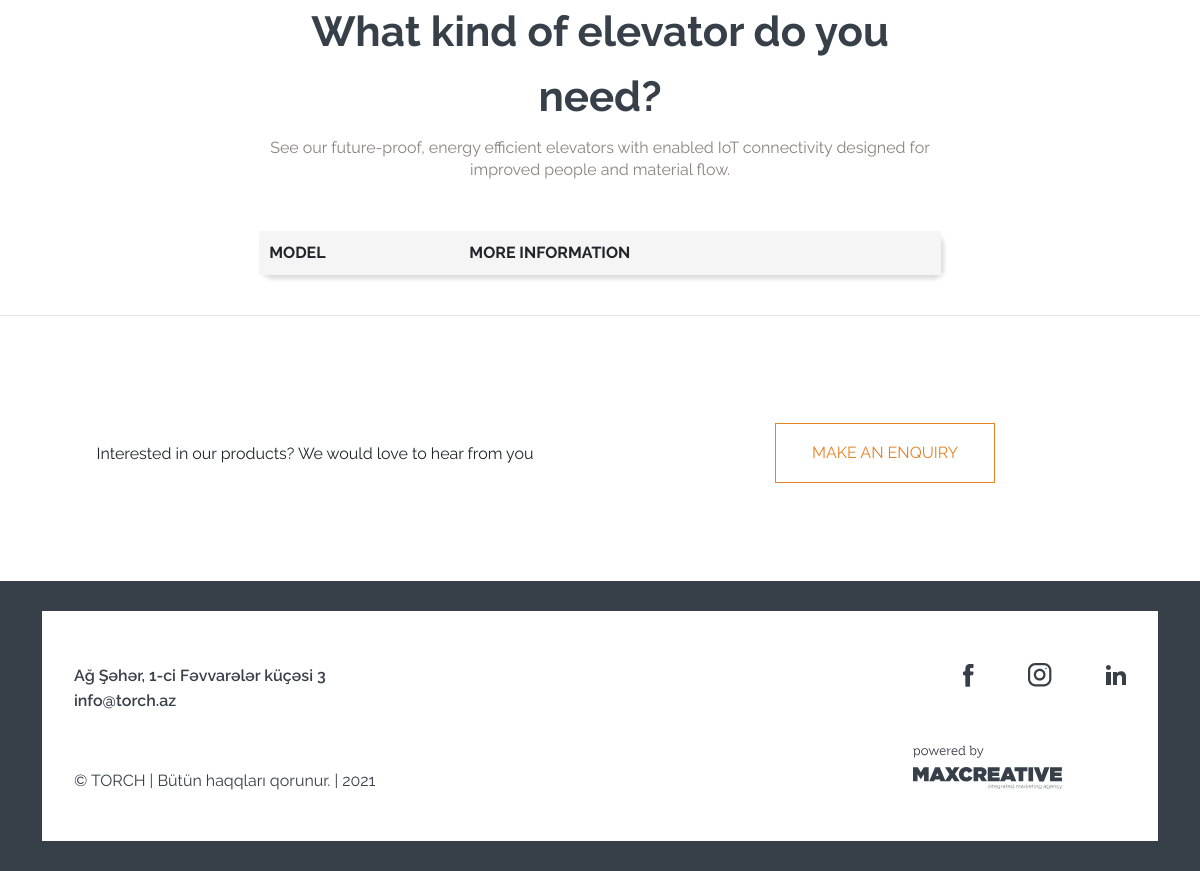
/product/1/ (lower part), run on an earlier commit of the app's database.
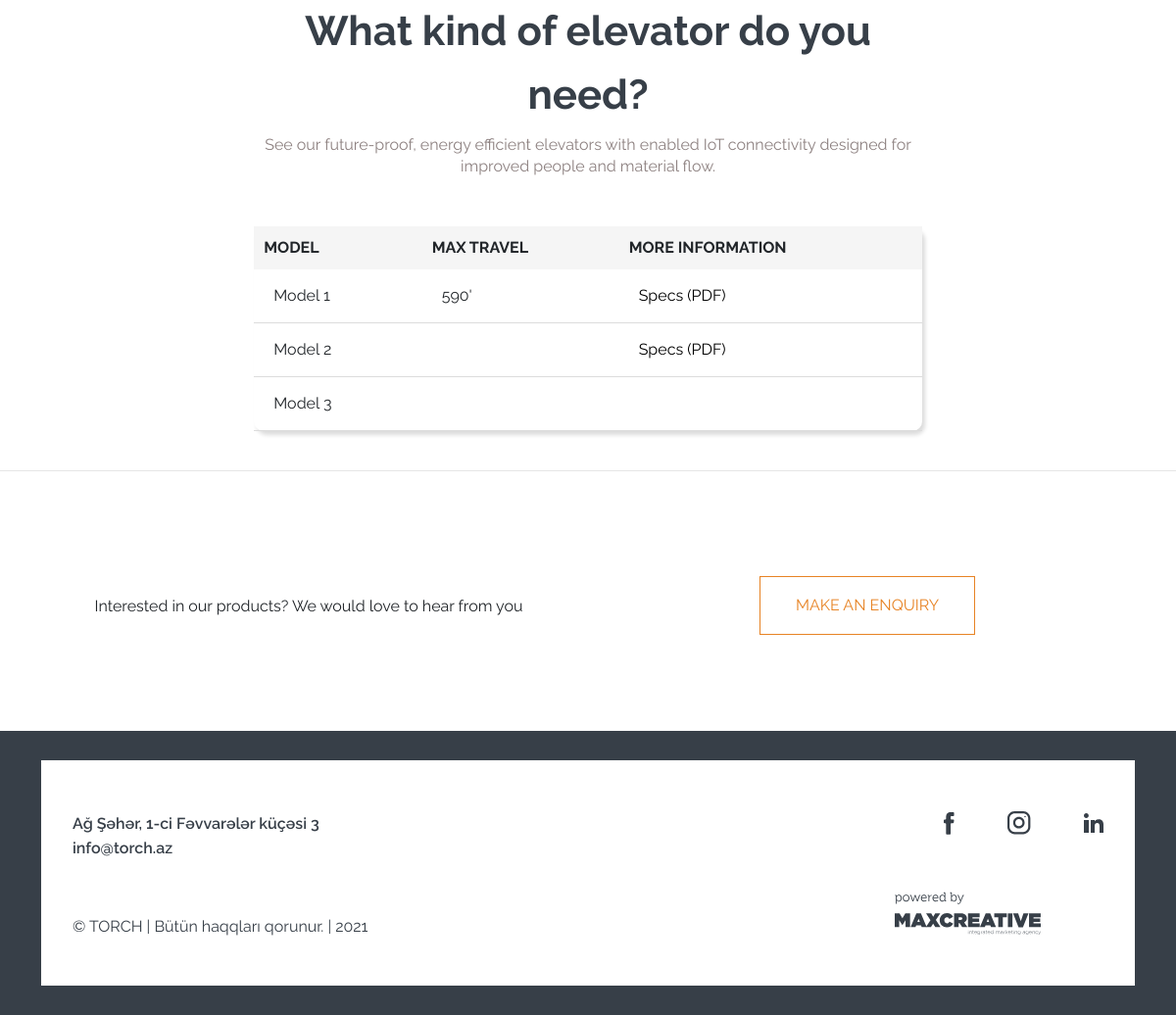
And on a later commit of the database.
### home/models.py (models this page shows, shortened)
class Social(models.Model):
    icon = models.FileField()
    icon_font_tag = models.CharField(max_length=255)
    url = models.CharField(max_length=255)
    name = models.CharField(max_length=255)
    class Meta:
        verbose_name = 'Sosial Media Linkləri'
        verbose_name_plural = verbose_name

### product/models.py (models this page shows, shortened)
class Attribute(models.Model):
    name = models.CharField(max_length=256)

class Model(models.Model):
    product = models.ForeignKey(Product, on_delete=models.CASCADE, related_name="models")
    name = models.CharField(max_length=256)
    file = models.FileField(null=True, blank=True)

class AttributeValue(models.Model):
    attribute = models.ForeignKey(Attribute, on_delete=models.CASCADE, related_name="values")
    model = models.ForeignKey(Model, on_delete=models.CASCADE, related_name="values")
    product = models.ForeignKey(Product, on_delete=models.CASCADE, related_name="values")
    value = models.CharField(max_length=256)

### product/views.py (the view)
# urls.py: path('product/<int:id>/', product_views.product, name="product"),
def product(request, id):
    product = Product.objects.get(pk=id)
    general = General.objects.all()[0]
    social = Social.objects.all()
    context = {
        'product': product,
        'general': general,
        'social': social,
    }
    return render(request, 'product.html', context)

### product/templatetags/product_tag.py (called while the page is built)
@register.simple_tag
def attributes(product):
    attribute_ids = AttributeValue.objects.filter(product=product).values_list('attribute_id', flat=True)
    print(attribute_ids)
    attributes = Attribute.objects.filter(id__in=attribute_ids)
    return attributes

@register.simple_tag
def attribute_values(product, model):
    attribute_ids = AttributeValue.objects.filter(product=product).values_list('attribute_id', flat=True)
    print(attribute_ids)
    attributes = Attribute.objects.filter(id__in=attribute_ids)
    values = []
    for a in attributes:
        v = AttributeValue.objects.filter(attribute=a, product=product, model=model).last()
        if v:
            values.append(v)
        else:
            values.append('')
    return values

### templates/product.html (shortened to what this page needs)
{% load static product_tag%}
<!DOCTYPE html>
<html lang="en">
<head>
    <link href="https://cdn.jsdelivr.net/npm/bootstrap@5.1.3/dist/css/bootstrap.min.css" rel="stylesheet">
    <link rel="stylesheet" href="https://cdnjs.cloudflare.com/ajax/libs/font-awesome/6.0.0-beta3/css/all.min.css">
    <link rel="stylesheet" href="{% static 'css/style.css'%}">
    <link rel="stylesheet" href="{% static 'css/responsive.css'%}">
    <link rel="stylesheet" href="{% static 'css/slide.css'%}">
</head>
<body>
    <section class="slider" id="gallery" style=" background-color: #fff; ">
                <div class="container-fluid">
                    <div class="row row-width">
                <div class="title">
                    <h1 style="font-weight: bold; font-size: 42px;text-align: center; line-height: 65px; color: #373F48;">What kind of elevator do you need?</h1>
                    <p style="font-weight: normal; font-size: 16px; line-height: 22px;text-align: center; color: #8D8180; ">See our future-proof, energy efficient elevators with enabled IoT connectivity designed for improved people and material flow. </p>
               <table style="margin-top:50px;width:100%;border-radius: 10px;box-shadow: 3px 4px 4px 0px #00000024;margin-bottom: 30px;">
  <tr style=" background-color: #F5F5F5; ">
    <th>MODEL</th>
      {% attributes product as atts %}
      {%for a in atts %}
    <th>{{a.name}}</th>
      {% endfor%}
    <th>MORE INFORMATION</th>
  </tr>
                   {% for m in product.models.all %}
  <tr style="    border-bottom: 1px solid gainsboro;">
    <td>{{m.name}}  </td>
       {% attribute_values product m as attsv %}
      {%for v in attsv %}
      <td>{{v.value}}</td>
      {% endfor %}
    <td>{% if m.file %}
        <a style=" color: black; " href="{{m.file.url}}" target="_blank"> Specs (PDF)</a>
    {% endif%}</td>
  </tr>
                   {% endfor %}
</table>
                </div>
                </div>
                  </div>
    </section>
    <div class="container">
        <div class="row" style=" padding: 90px 0 90px 0; ">
            <div class="col-6"style=" text-align: center; "><div style="padding-top: 27px;">Interested in our products? We would love to hear from you</div></div>
            <div class="col-6"style=" text-align: center; "><button class="slide" style=" border-color: #E78324; border-width: 1px; border-style: solid;  padding: 21px 36px 21px 36px; ">MAKE AN ENQUIRY</button> </div>
        </div>
    </div>
    <footer>
        <div class="footer-width">
            <div class="container">
                <div class="footer-content">
                    <div class="footer-address">
                        <div class="address">
                            <p>{{general.address}}</p>
                            <p>{{general.email}}</p>
                        </div>
                        <div class="copyright">
                            {{general.copyright}}
                        </div>
                    </div>
                    <div class="footer-socials">
                        <div class="socials">
                           {%for s in social%}
                            <a href="{{s.url}}" target="_blank"><img src="{{s.icon.url}}" alt=""></a>
                            {% endfor %}
                        </div>
                        <div class="powered-by">
                            <a href="{{general.powered_by_url}}" target="_blank">
                            <img src="{{general.powered_by_logo.url}}" alt=""></a>
                        </div>
                    </div>
                </div>
            </div>
        </div>
    </footer>
</body>
</html>

What changed in the data, as far as the page shows it:
added Attribute: name "MAX TRAVEL"
added Model: name "Model 1"
added AttributeValue: value "590'"
added Model: name "Model 2"
added Model: name "Model 3"
